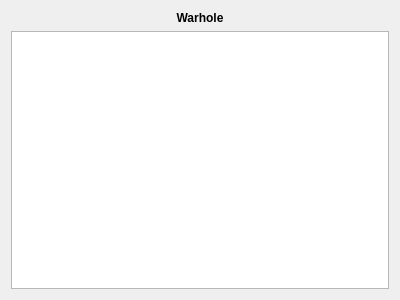
<?xml version="1.0" encoding="UTF-8"?>
<ui version="4.0">
 <class>WarholeInfoDialog</class>
 <widget class="QDialog" name="WarholeInfoDialog">
  <property name="geometry">
   <rect>
    <x>0</x>
    <y>0</y>
    <width>400</width>
    <height>300</height>
   </rect>
  </property>
  <property name="windowTitle">
   <string>Dialog</string>
  </property>
  <layout class="QVBoxLayout" name="verticalLayout">
   <item>
    <widget class="QLabel" name="label">
     <property name="font">
      <font>
       <weight>75</weight>
       <bold>true</bold>
      </font>
     </property>
     <property name="text">
      <string>Warhole</string>
     </property>
     <property name="alignment">
      <set>Qt::AlignCenter</set>
     </property>
    </widget>
   </item>
   <item>
    <widget class="QTextEdit" name="textEdit">
     <property name="textInteractionFlags">
      <set>Qt::TextSelectableByKeyboard|Qt::TextSelectableByMouse</set>
     </property>
    </widget>
   </item>
  </layout>
 </widget>
 <resources/>
 <connections/>
</ui>
